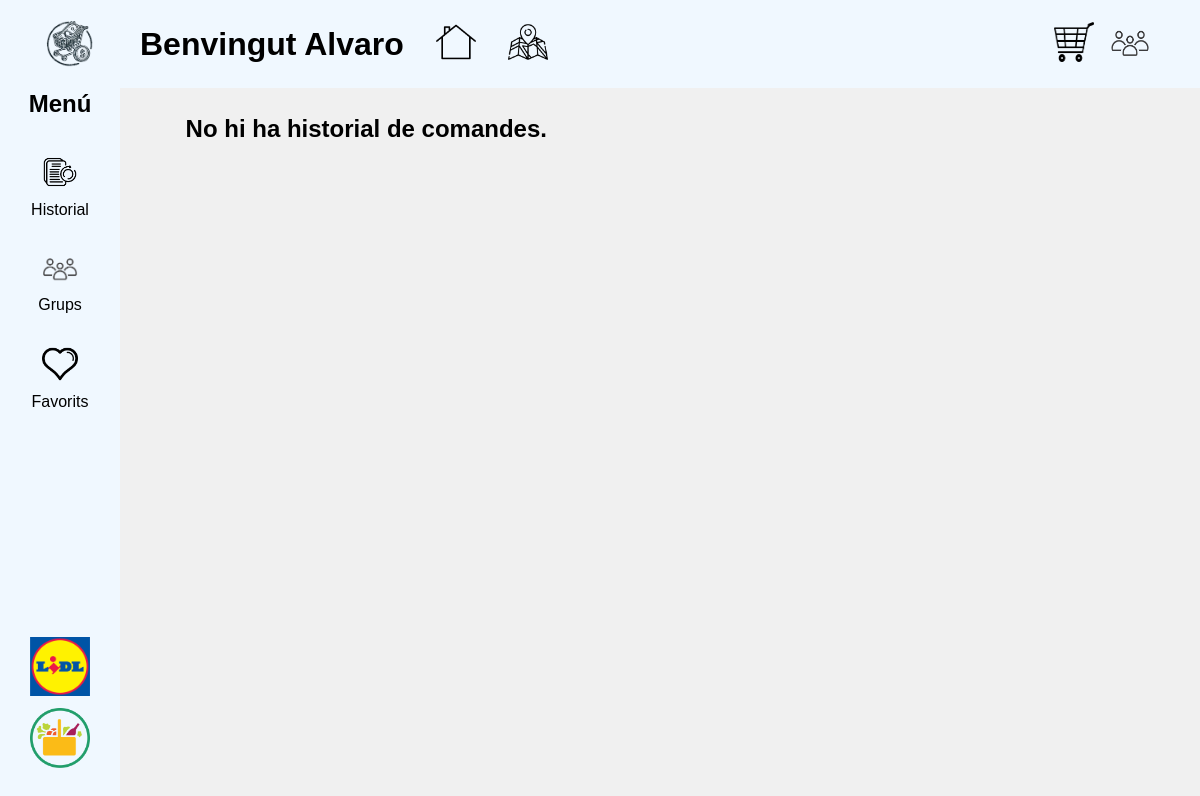
Page /history/8/ (signed in) on the earlier database version.
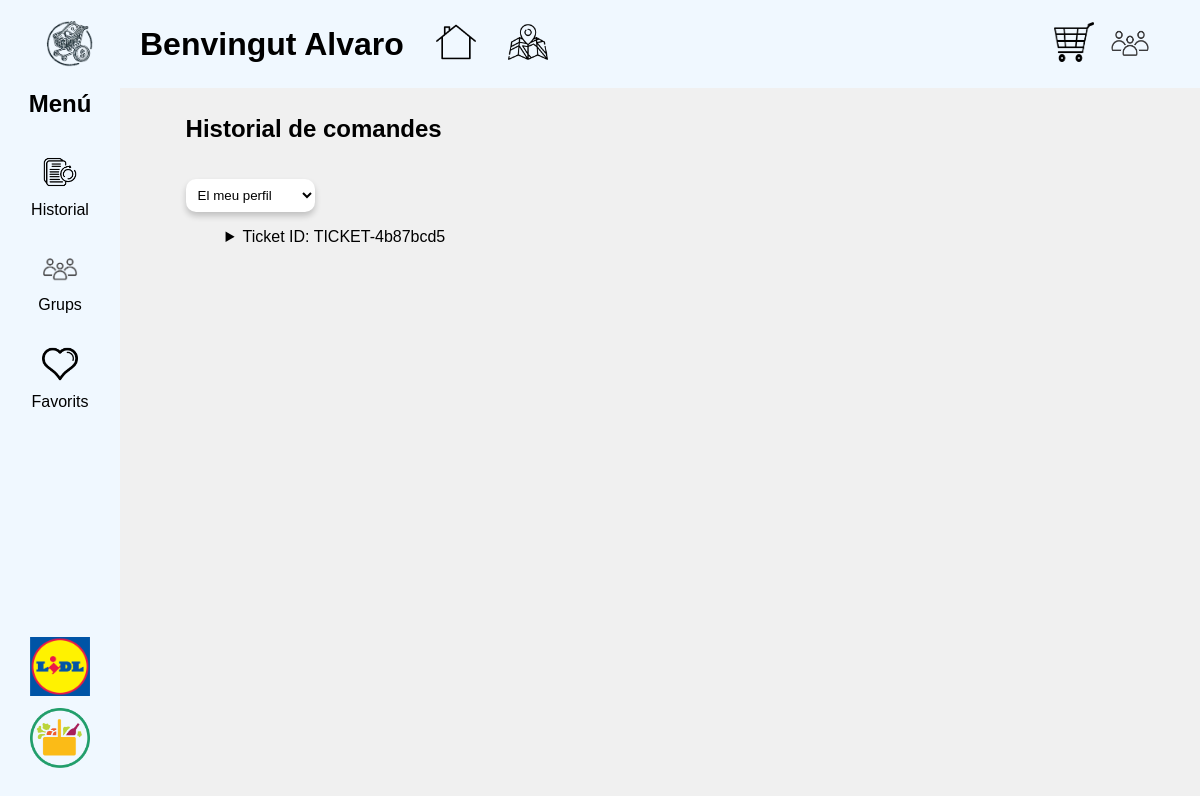
Same page on the later database version.
### app/models.py (models this page shows, shortened)
class history(models.Model):
    user = models.ForeignKey(User, on_delete=models.CASCADE)
    group_id = models.ForeignKey(GrupFamiliar, on_delete=models.CASCADE, null=True, blank=True)
    ticket_id = models.CharField(max_length=255)
    products = models.JSONField(default=list)
    date = models.DateTimeField(auto_now_add=True)

### app/views.py (the view)
# urls.py: path('history/', views.history, name="history"),
@login_required
def history(request, group_id=None):
    if request.method == "GET":
        if group_id and group_id != "user":
            group = GrupFamiliar.objects.get(id=group_id)
            history_items = History.objects.filter(user=request.user, group_id=group)
        else:
            history_items = History.objects.filter(user=request.user, group_id=None)
        cart_items = ShoppingCartList.objects.filter(user=request.user, group_id=group_id if group_id != "user" else None)
        cart_item_ids = list(cart_items.values_list("product_id", flat=True))
        user_groups = UsuarioGrupo.objects.filter(user=request.user).select_related('group')
        groups = [user_group.group for user_group in user_groups]
        return render(request, "history.html", {
            "history": history_items,
            "cartItems": cart_item_ids,
            "groups": groups
        })

### app/templates/history.html (shortened to what this page needs)
<!DOCTYPE html>
<html lang="en">
<head>
</head>
<body>
    {% extends 'layouts/navbars.html' %}
    {% block content %}
    {% load static %}
    <div class="content">
        <form method="post">
            {% if history %}
                <h2>Historial de comandes</h2>
                <select class="groupsDropdown" id="groupsDropdown" onchange="refreshGroupTickets(this.value)">
                    <option value="user">El meu perfil</option>
                </select>
                <div id="ticketsContainer">
                    <ul>
                        {% for history in history %}
                        <details>
                            <summary>Ticket ID: {{ history.ticket_id }}</summary>
                        </details>
                        {% endfor %}
                    </ul>
                </div>
            {% else %}
            <div id="ticketsContainer">
                <h2>No hi ha historial de comandes.</h2>
            </div>
            {% endif %}
        </form>
    </div>
    {% endblock %}

Differences in the rows shown:
added history: ticket_id "TICKET-4b87bcd5"
Other differences:
form field value: (not shown) → "El meu perfil"
text no longer shown: "No hi ha historial de comandes."
text now shown: "Historial de comandes"
